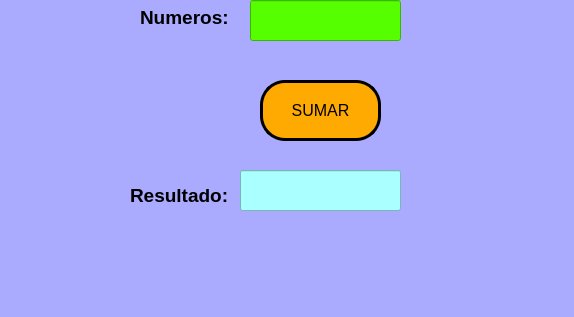
<?xml version="1.0" encoding="UTF-8"?>
<ui version="4.0">
 <class>MainWindow</class>
 <widget class="QMainWindow" name="MainWindow">
  <property name="geometry">
   <rect>
    <x>0</x>
    <y>0</y>
    <width>574</width>
    <height>317</height>
   </rect>
  </property>
  <property name="windowTitle">
   <string>MainWindow</string>
  </property>
  <property name="styleSheet">
   <string notr="true">background-color: rgb(255, 255, 127);
background-color: rgb(170, 170, 255);</string>
  </property>
  <widget class="QWidget" name="centralwidget">
   <widget class="QPushButton" name="btn_sumar">
    <property name="geometry">
     <rect>
      <x>260</x>
      <y>80</y>
      <width>121</width>
      <height>61</height>
     </rect>
    </property>
    <property name="font">
     <font>
      <family>Nirmala UI</family>
      <pointsize>12</pointsize>
     </font>
    </property>
    <property name="styleSheet">
     <string notr="true">background-color: rgb(0, 85, 255);
background-color: rgb(255, 170, 0);
border: 3px solid black;
border-radius: 25px;
</string>
    </property>
    <property name="text">
     <string>SUMAR</string>
    </property>
   </widget>
   <widget class="QLineEdit" name="txt_resultado">
    <property name="geometry">
     <rect>
      <x>240</x>
      <y>170</y>
      <width>161</width>
      <height>41</height>
     </rect>
    </property>
    <property name="styleSheet">
     <string notr="true">background-color: rgb(170, 255, 255);</string>
    </property>
   </widget>
   <widget class="QLabel" name="label">
    <property name="geometry">
     <rect>
      <x>130</x>
      <y>180</y>
      <width>101</width>
      <height>31</height>
     </rect>
    </property>
    <property name="font">
     <font>
      <pointsize>14</pointsize>
      <weight>75</weight>
      <bold>true</bold>
     </font>
    </property>
    <property name="text">
     <string>Resultado:</string>
    </property>
   </widget>
   <widget class="QLabel" name="label_2">
    <property name="geometry">
     <rect>
      <x>140</x>
      <y>2</y>
      <width>91</width>
      <height>31</height>
     </rect>
    </property>
    <property name="font">
     <font>
      <pointsize>14</pointsize>
      <weight>75</weight>
      <bold>true</bold>
     </font>
    </property>
    <property name="text">
     <string>Numeros:</string>
    </property>
   </widget>
   <widget class="QLineEdit" name="txt_numeros">
    <property name="geometry">
     <rect>
      <x>250</x>
      <y>0</y>
      <width>151</width>
      <height>41</height>
     </rect>
    </property>
    <property name="styleSheet">
     <string notr="true">background-color: rgb(85, 255, 0);</string>
    </property>
   </widget>
  </widget>
  <widget class="QMenuBar" name="menubar">
   <property name="geometry">
    <rect>
     <x>0</x>
     <y>0</y>
     <width>574</width>
     <height>21</height>
    </rect>
   </property>
  </widget>
  <widget class="QStatusBar" name="statusbar"/>
 </widget>
 <resources/>
 <connections/>
</ui>
